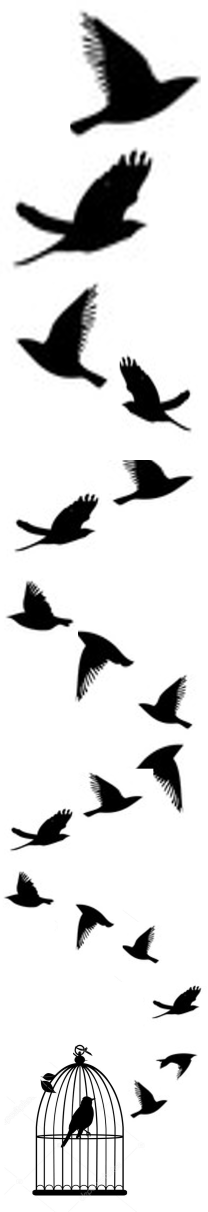
#> input picture challenges/Reverse/White-Cage/src/rsrc/cage.png, 622 x 3636 px (shown at 1/3 size)
$ jupyter execute postbuild.ipynb
#> lines starting #> are read from the running program, lines starting #| are printed output that depends on the picture; after the words box and inside, x2 and y2 are one past the last pixel; in counts of white or black regions, pixels touching at a corner belong together
[cell 1]
from PIL import Image
import numpy as np
import matplotlib.pyplot as plt

s = "x:f(i(a))(i(b))(x))(e(w))))(h(w)(e(e)))(h(e(h(w)(e(e))))(h(w)(e(e(w)))))(h(e(h(w)(e(e(w)))))(h(w)(e(e(w)))))(h(e(h(h(e(h(e(h(h(h)(e(h(e(h(h)(e(e))))(h(e(e))(h(e(h))(h(e(h(w)))(e)))))))(e(h(e(h(e(h(e(h(h)(e(e))))(h(e(e))(h(h)(e(e(w)))))))))(h(e(h(h)(e(h(e(h(e(h(e(h(w)))(e)))))(h(e(h(w)))(e))))))(e))))))(e))))(e(e(w)))))(h(e(h(h(e(h))(h(e(h(h)(e(h(e(h(h)(e(h(e(e))(h(e(h))(e))))))(h(e(e))(h(e(h(h)))(e)))))))(h(e(h(e(h))))(h(e(h(h)(e(h(e(h(h)(e(h(e(e))(h(e(h))(e))))))(h(e(e))(h(e(h(h)))(h(e(e))(h(e(h(h)(e(e))))(h(e(e))(h))))))))))(h(e(e))(h(e(h))(h(e(e))(h(e(h(e(h(e(h(h)(e(h(h(h))(e)(h)))))(e)))))(h(e(h(h)(e(e))))(h(e(e))(h(e(h))(h(e(h))(h(e(e))(h(e(h(e(w))))(h(e(h))(h(e(e))(h(e(h(h)))(h(e(e))(e)))))))))))))))))))))(h(e(h(e(e))))(h(e(h(h)(e(h(e(h(w)))(h(e(e))(e))))))(h(e(e))(h(e(h(h)))(h(e(e))(e)))))))(e))))(e(h(e(h(h(h)(e(e(h(h(e(h(h(w)(e(h(h(e(h))(e)))))))(e))(h(h(e(h))(e)))(h(e(h(h(h(e(h))(e)))))(e)(h(h(e(h(h(w)(e(h(h(e(h))(e)))))))(e))(h(h(e(h))(e)))(h(h(e(h))(e))(h(h(e(h))(e))(w))))(w))))))(e(h(e(h(h(w)(e(h(h(e(h))(e)))))))(e)(h(e(h(h(h(e(h))(e)))))(e)(h(h(e(h))(e))(w))(h(h(e(h))(e))(w)))(h(e(h(h(h(e(h))(e)))))(e)(h(h(e(h))(e))(h(h(e(h))(e))(h(h(e(h))(e))(w))))(h(h(e(h))(e))(w)))))))(h(e(h(h)(e(h(e(h(h)(e(h(e(h(e(h(e(h))(h(e(e))(h(e(h))(h(e(e))(h(e(h(w)))))))))))(h(e(h(h)(e(h(e(e))(h(e(h(h)))(h(e(e))(e)))))))(h(e(e))(h(e(h(h)))(h(e(e))(h(e(h(e(h(w)))))(h(h(e(h))(h(e(e))(h(e(h(h)))(h(e(e))(e)))))(h(e(h(e(h(e(h(w)))(h(e(h(h)(e(e(h(h(e(h(h(w)(e(h(h(e(h))(e)))))))(e))(h(h(e(h))(e)))(h(h(e(h))(e))(h(e(h(h(h(e(h))(e)))))(e)(h(h(e(h))(e))(h(h(e(h))(e))(h(h(e(h))(e))(h(h(e(h))(e))(h(h(e(h))(e))(w))))))(w))))))))(h(e(h(w)))(h(e(h(h)(e(e(h(h(e(h))(e))(h(h(e(h(h(w)(e(h(h(e(h))(e)))))))(e))(h(h(e(h))(e)))(h(h(e(h))(e))(h(h(e(h))(e))(h(h(e(h))(e))(h(e(h(h(h(e(h))(e)))))(e)(h(h(e(h))(e))(h(h(e(h))(e))(w)))(h(h(e(h))(e))(w))))))))))))(h(w)))))))))(h(e(h(h)(e(h(e(h(w)))(h(e(h(h)(e(e(h(e(h(h(w)(e(h(h(e(h))(e)))))))(e)(h(h(e(h(h(h(e(h))(e)))))(e))(h(h(e(h))(e)))(h(h(e(h))(e))(w)))(h(e(h(h(h(e(h))(e)))))(e)(h(h(e(h))(e))(w))(h(h(e(h))(e))(h(h(e(h))(e))(h(h(e(h))(e))(w))))))))))(h(e(h(w)))(h(e(h(h)(e(e(h(h(e(h))(e))(h(e(h(h(h(e(h))(e)))))(e)(h(h(e(h))(e))(h(h(e(h))(e))(h(h(e(h))(e))(h(h(e(h))(e))(h(h(e(h))(e))(w))))))(w)))))))(h(w)))))))))(h(e(e))(h(e(h(h)))(h(e(e))(e))))))))))))))))(h(e(e))(h(e(h(h)))(h(e(e))(h(e(h(e(h(e(h(h(e(h))(h(e(e))(h(e(h(h)))(h(e(e))(e)))))))(h(e(h(h)(e(h(e(h(h)(e(h(w)))))(h(e(e))(h(e(h(h)))(h(e(e))(e))))))))(h(e(e))(h(e(h))(e))))))))(h(e(h(h)(e(h(e(h(h)(e(h(w)))))(h(e(e))(h(e(h(h)))(h(e(e))(e))))))))(h(e(e))(h(e(h))(h(e(e))(h(e(h(e(h(w)))))(h(e(h(h)(e(h(w)))))(h(e(e))(h(e(h(h)))(h(e(e))(e))))))))))))))))))(h(e(h(e(h(e(h))(h(e(e))(h(e(h(h)(e(e(h(h(e(h))(e))(h(h(e(h))(e))(h(h(e(h(h(w)(e(h(h(e(h))(e)))))))(e))(h(h(e(h))(e)))(h(h(e(h(h(w)(e(h(h(e(h))(e)))))))(e))(h(h(e(h))(e)))(h(e(h(h(h(e(h))(e)))))(e)(h(h(e(h))(e))(h(h(e(h))(e))(w)))(h(h(e(h))(e))(w)))))))))))(h(e(h))(h(e(e))(h(e(h(e(h(h(e(h(e(h(h(e(h(e(h(h(h)(e(e(h(e(h(e(h(e(h(h)(e(e))))(h(e(e))(h(e(h))(h(e(h(w)))(e))))(e(w))))))(h(e(h(h)(e(h(e(e))(h(e(h))(h(e(h(w)))(e)))))))(h(e(e))(h(e(h(h(h)(e(e)))))(e))))))))(e(h(e(h(h(h(e(h))(e)))))(e)(h(h(e(h))(e))(h(h(e(h))(e))(h(e(h(h(h(e(h))(e)))))(e)(h(h(e(h))(e))(h(h(e(h))(e))(w)))(w))))(w)))))(h(e(h(h)(e(e))))(h(e(h(e(h))(h(w)))))))))(e(h(h(e(h(h)(e(e(e(w))))))(h(e(h(w)))(h(e(e))(h(e(h(h)(e(e))))(h(e(e))(h(e(h(h(h(w)(e(h(h(e(h))(e))))))))(e)))))))(h(h(e(h))(e)))(h(h(e(h))(e))(h(e(h(h(h(e(h))(e)))))(e)(h(h(e(h))(e))(h(h(e(h))(e))(w)))(w)))))))(h(h(e(h))(h(e(e))(h(e(h(h)))(h(e(e))(e)))))))))(e(h(h(e(h(h(w)(e(h(h(e(h))(e)))))))(e))(h(h(e(h))(e)))(h(e(h(h(h(e(h))(e)))))(e)(h(h(e(h))(e))(h(h(e(h))(e))(h(h(e(h))(e))(h(h(e(h))(e))(h(h(e(h))(e))(w))))))(w))))))))(h(e(h(h)(e(h(e(h(e(h(e(h))(h(e(e))(h(e(h))(h(e(e))(h(e(h(e(h(w)))(h(e(h(h)(e(e(h(h(e(h(h(w)(e(h(h(e(h))(e)))))))(e))(h(h(e(h))(e)))(h(h(e(h))(e))(h(h(e(h))(e))(w))))))))(h(e(h(w)))(h(e(h(h)(e(e(h(h(e(h(h(w)(e(h(h(e(h))(e)))))))(e))(h(h(e(h))(e)))(h(h(e(h))(e))(h(e(h(h(h(e(h))(e)))))(e)(h(h(e(h))(e))(h(h(e(h))(e))(w)))(w))))))))(h(e(h(w)))(h(e(h(h)(e(e(h(e(h(h(w)(e(h(h(e(h))(e)))))))(e)(h(e(h(h(h(e(h))(e)))))(e)(h(h(e(h))(e))(w))(h(h(e(h))(e))(h(h(e(h))(e))(h(h(e(h))(e))(w)))))(h(e(h(h(h(e(h))(e)))))(e)(h(h(e(h))(e))(h(h(e(h))(e))(h(h(e(h))(e))(w))))(h(h(e(h))(e))(w))))))))(h(e(h(w)))(h(e(h(h)(e(e(h(e(h(h(h(e(h))(e)))))(e)(h(h(e(h))(e))(h(h(e(h))(e))(h(h(e(h))(e))(h(h(e(h))(e))(w)))))(w))))))(h(e(h(w)))(h(e(h(h)(e(e(h(h(e(h))(e))(h(h(e(h))(e))(h(h(e(h))(e))(h(h(e(h))(e))(h(h(e(h(h(h(e(h))(e)))))(e))(h(h(e(h))(e)))(h(h(e(h))(e))(w)))))))))))(h(w)))))))))))))))))))))(h(h(e(h))(h(e(e))(h(e(h(h)))(h(e(e))(e))))))))))(h(e(e))(h(e(h(h)))(e)))))))))))))(h(h(e(h))(h(e(e))(h(e(h))(h(e(e))(h(e(h))(h(e(e))(h(e(h(e(h(e(h(h)(e(e))))(h(e(e))(h(e(h))(h(e(h(w)))(h(e(h(h)(e(e(h(h(e(h))(e))(h(e(h(h(h(e(h))(e)))))(e)(h(h(e(h))(e))(h(h(e(h))(e))(h(h(e(h))(e))(h(h(e(h))(e))(w)))))(h(h(e(h))(e))(w))))))))(h(w))))))))))(h(h(e(h))(h(e(e))(h(e(h(h)))(h(e(e))(e)))))(h(e(h(e(h(w)))))(h(h(e(h))(h(e(e))(h(e(h(h)))(h(e(e))(e)))))(h(e(h(e(h(e(h(w)))(h(e(h(h)(e(e(h(h(e(h))(e))(h(h(e(h(h(w)(e(h(h(e(h))(e)))))))(e))(h(h(e(h))(e)))(h(e(h(h(h(e(h))(e)))))(e)(h(h(e(h))(e))(h(h(e(h))(e))(h(h(e(h))(e))(h(h(e(h))(e))(h(h(e(h))(e))(w))))))(w))))))))(h(w)))))))(h(e(h(h)(e(h(e(h(w)))(h(e(h(h)(e(e(h(h(e(h(h(w)(e(h(h(e(h))(e)))))))(e))(h(h(e(h))(e)))(h(h(e(h))(e))(h(h(e(h))(e))(h(e(h(h(h(e(h))(e)))))(e)(h(h(e(h))(e))(h(h(e(h))(e))(w)))(w)))))))))(h(w)))))))(h(e(e))(h(e(h(h)))(h(e(e))(e))))))))))))))))(h(e(h(e(h(h(e(h))(h(e(e))(h(e(h(h)))(h(e(e))(e)))))))))(h(e(h(h)(e(h(e(e))(h(e(h))(h(e(e))(h(e(h(e(h(e(h(w)))(h(e(h(h)(e(e(h(e(h(h(h(e(h))(e)))))(e)(h(h(e(h))(e))(w))(h(h(e(h))(e))(h(h(e(h))(e))(h(h(e(h))(e))(w)))))))))(h(w)))))))(h(e(h(h)(e(h(w)))))(h(e(e))(h(e(h(h)))(h(e(e))(e))))))))))))(h(e(e))(h(e(h(h)))(h(e(e))(h(e(h(e(h(e(h(h)(e(e))))(h(e(e))(h(e(h))(h(w))))))))(h(e(h(h)(e(e))))(h(e(e))(h(e(h))(h(e(h(w)))(h(e(h(h(w)(h(h(w)(h(h(w)(e(h(e(h(h)(e(e))))(h(e(e))(h(e(h))(h(e(h(w)))(e))))(e)(e))))(e(h(h(e(h(h(w)(e(h(h(e(h))(e)))))))(e))(h(h(e(h(h(w)(e(h(h(e(h))(e)))))))(e))(h(h(e(h))(e))))(h(e(h(h(h(e(h))(e)))))(e)(h(h(e(h))(e))(h(h(e(h))(e))(h(h(e(h))(e))(h(h(e(h))(e))(w)))))(w))))))(e(h(e(h(h(h(e(h))(e)))))(e)(h(h(e(h))(e))(h(e(h(h(h(e(h))(e)))))(e)(h(h(e(h))(e))(h(h(e(h))(e))(w)))(w)))(w)))))))(e)))))))))))))))(h(h(e(h))(e))(h(h(e(h))(e))(h(e(h(h(h(e(h))(e)))))(e)(h(h(e(h))(e))(h(h(e(h))(e))(w)))(w))))))))(o("
sl = len(s)

img = np.array(Image.open("rsrc/cage.png"))[:,:-10,1]
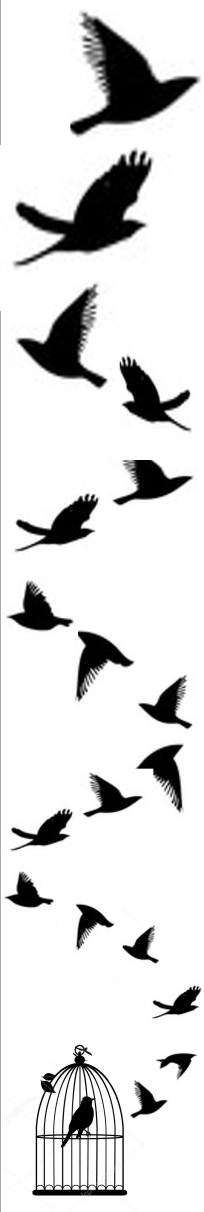
#> img: shape (3636, 612) (shown at 1/3 size); min 0, max 255, mean 219.6
shape = img.shape
#> shape = (3636, 612)
img[img > 128] = 254
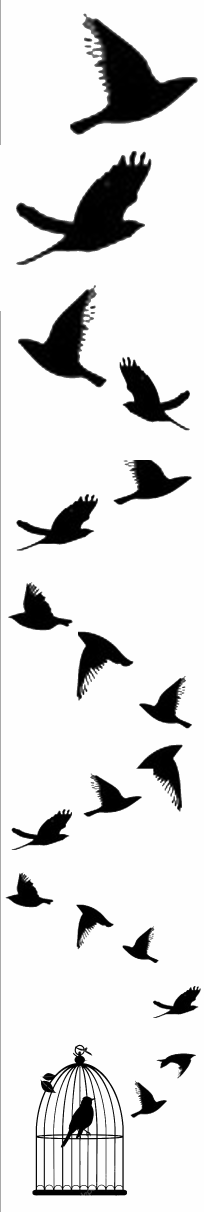
#> img: shape (3636, 612) (shown at 1/3 size); min 0, max 254, mean 221.1
img[img <= 128] = 0
img[img == 0] = 255
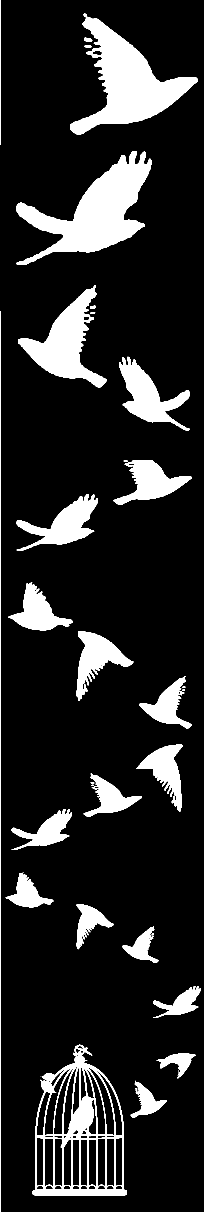
#> img: shape (3636, 612) (shown at 1/3 size); values 254 (black) and 255 (white), 13.9% white; 37 white regions (6 under 20 px), largest, box (x1, y1, x2, y2) and area: (48, 453, 454, 795) 53517, (211, 41, 593, 404) 51304, (97, 3134, 381, 3587) 30627
img[img == 254] = 0


def rz(img:np.array, scale):
    x,y = shape
    y *= 15 # Text scaling
    ni = np.array(Image.fromarray(img).resize((int(x*scale), int(y*scale))))
    ni[ni > 128] = 255
    ni[ni <= 128] = 0

    while True:
        if sum(ni[0]) == 0: ni = ni[1:,:]
        else: break
    while True:
        if sum(ni[-1]) == 0: ni = ni[:-1,:]
        else: break
    while True:
        if sum(ni[:,0]) == 0: ni = ni[:,1:]
        else: break
    while True:
        if sum(ni[:,-1]) == 0: ni = ni[:,:-1]
        else: break

    return ni

print(sl, np.count_nonzero(img))
#| 6436 308578

[cell 2]
a = 1
b = 0
for _ in range(100):

    c = (a+b) / 2
    sc = np.count_nonzero(rz(img, c))
    if sl < sc:
        a = c
    elif sl > sc:
        b = c

    print(a,b, end="\r")
#> this loop made 100 passes
#> sc on passes 1 to 12: 1157154, 290013, 72506, 17812, 4330, 9996, 6922, 5600, 6193, 6541, 6347, 6446
#> pass 1, in rz, `ni = np.array(Image.fromarray(img).resize((int(x*scale), int(y*scale))))`:
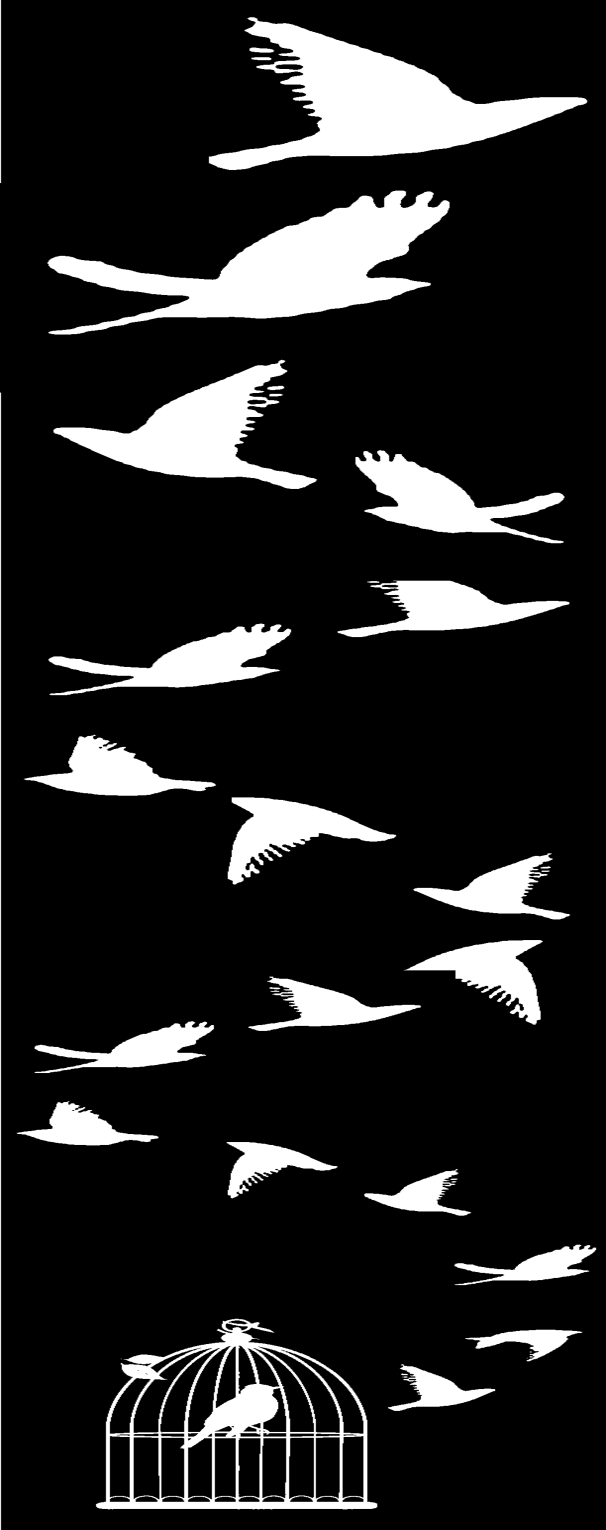
#> ni: shape (4590, 1818) (shown at 1/3 size); min 0, max 255, mean 35.4
#> pass 2, in rz (call 2), `ni = np.array(Image.fromarray(img).resize((int(x*scale), int(y*scale))))`:
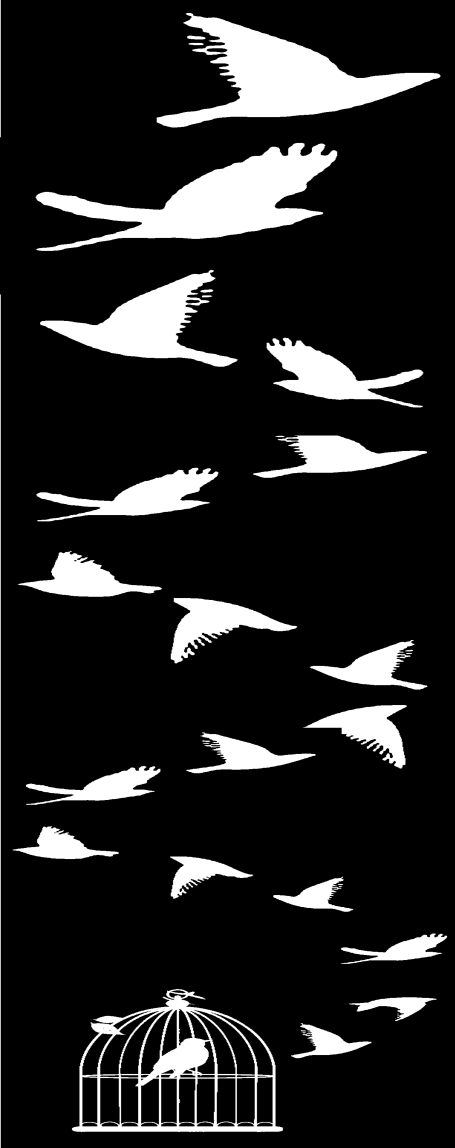
#> ni: shape (2295, 909) (shown at 1/2 size); min 0, max 255, mean 35.4
#> pass 3, in rz (call 3), `ni = np.array(Image.fromarray(img).resize((int(x*scale), int(y*scale))))`:
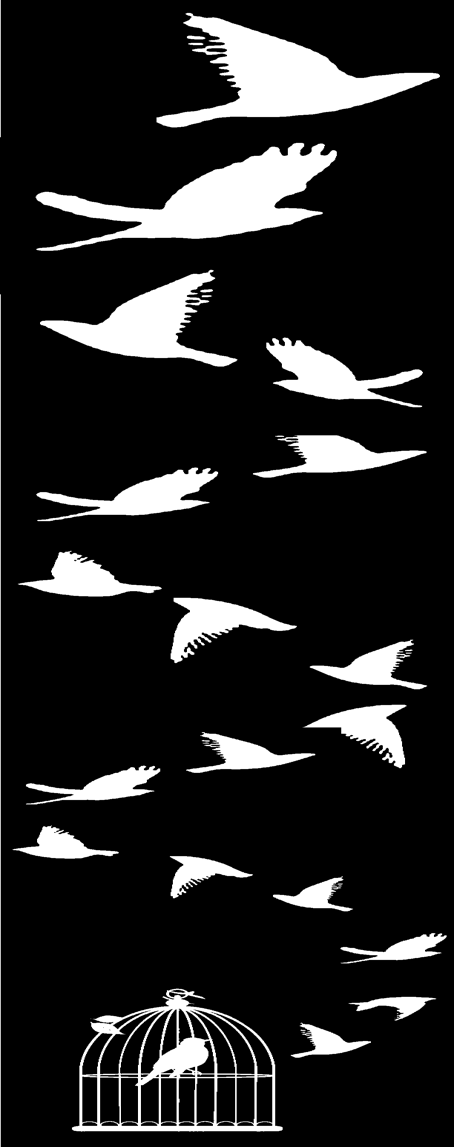
#> ni: shape (1147, 454); min 0, max 255, mean 35.4
print("\n",sc)
#|  6446

[cell 3]
new_img = rz(img, c)
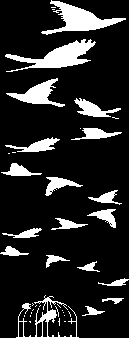
#> new_img: shape (338, 129); 14.8% white; 41 white regions (22 under 20 px), largest, box (x1, y1, x2, y2) and area: (5, 39, 96, 72) 1149, (41, 0, 126, 35) 1091, (6, 78, 65, 107) 634
new_s = ""
ptr = 0
try:
    for x in new_img:
        for y in x:
            if y > 128:
                new_s += s[ptr]
                ptr += 1
            else:
                new_s += " "
        new_s += "\n"
except:
    pass
new_s += s[ptr:]
